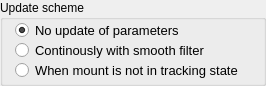
    <widget class="QGroupBox" name="groupBox_3">
     <property name="geometry">
      <rect>
       <x>405</x>
       <y>330</y>
       <width>266</width>
       <height>86</height>
      </rect>
     </property>
     <property name="title">
      <string>Update scheme</string>
     </property>
     <widget class="QRadioButton" name="checkRefracCont">
      <property name="geometry">
       <rect>
        <x>15</x>
        <y>40</y>
        <width>226</width>
        <height>20</height>
       </rect>
      </property>
      <property name="font">
       <font>
        <pointsize>10</pointsize>
       </font>
      </property>
      <property name="toolTip">
       <string>&lt;html&gt;&lt;head/&gt;&lt;body&gt;&lt;p&gt;Update the refraction parameters to the mount when camera is connected and IDLE.&lt;/p&gt;&lt;/body&gt;&lt;/html&gt;</string>
      </property>
      <property name="layoutDirection">
       <enum>Qt::LeftToRight</enum>
      </property>
      <property name="text">
       <string>Continously with smooth filter</string>
      </property>
      <property name="checked">
       <bool>false</bool>
      </property>
     </widget>
     <widget class="QRadioButton" name="checkRefracNoTrack">
      <property name="geometry">
       <rect>
        <x>15</x>
        <y>60</y>
        <width>241</width>
        <height>20</height>
       </rect>
      </property>
      <property name="font">
       <font>
        <pointsize>10</pointsize>
       </font>
      </property>
      <property name="toolTip">
       <string>&lt;html&gt;&lt;head/&gt;&lt;body&gt;&lt;p&gt;Update the refraction parameters to the mount when the mount is not tracking.&lt;/p&gt;&lt;/body&gt;&lt;/html&gt;</string>
      </property>
      <property name="layoutDirection">
       <enum>Qt::LeftToRight</enum>
      </property>
      <property name="text">
       <string>When mount is not in tracking state</string>
      </property>
      <property name="checked">
       <bool>false</bool>
      </property>
     </widget>
     <widget class="QRadioButton" name="checkRefracNone">
      <property name="geometry">
       <rect>
        <x>15</x>
        <y>20</y>
        <width>191</width>
        <height>20</height>
       </rect>
      </property>
      <property name="font">
       <font>
        <pointsize>10</pointsize>
       </font>
      </property>
      <property name="toolTip">
       <string>&lt;html&gt;&lt;head/&gt;&lt;body&gt;&lt;p&gt;Update the refraction parameters to the mount when camera is connected and IDLE.&lt;/p&gt;&lt;/body&gt;&lt;/html&gt;</string>
      </property>
      <property name="layoutDirection">
       <enum>Qt::LeftToRight</enum>
      </property>
      <property name="text">
       <string>No update of parameters</string>
      </property>
      <property name="checked">
       <bool>true</bool>
      </property>
     </widget>
    </widget>
